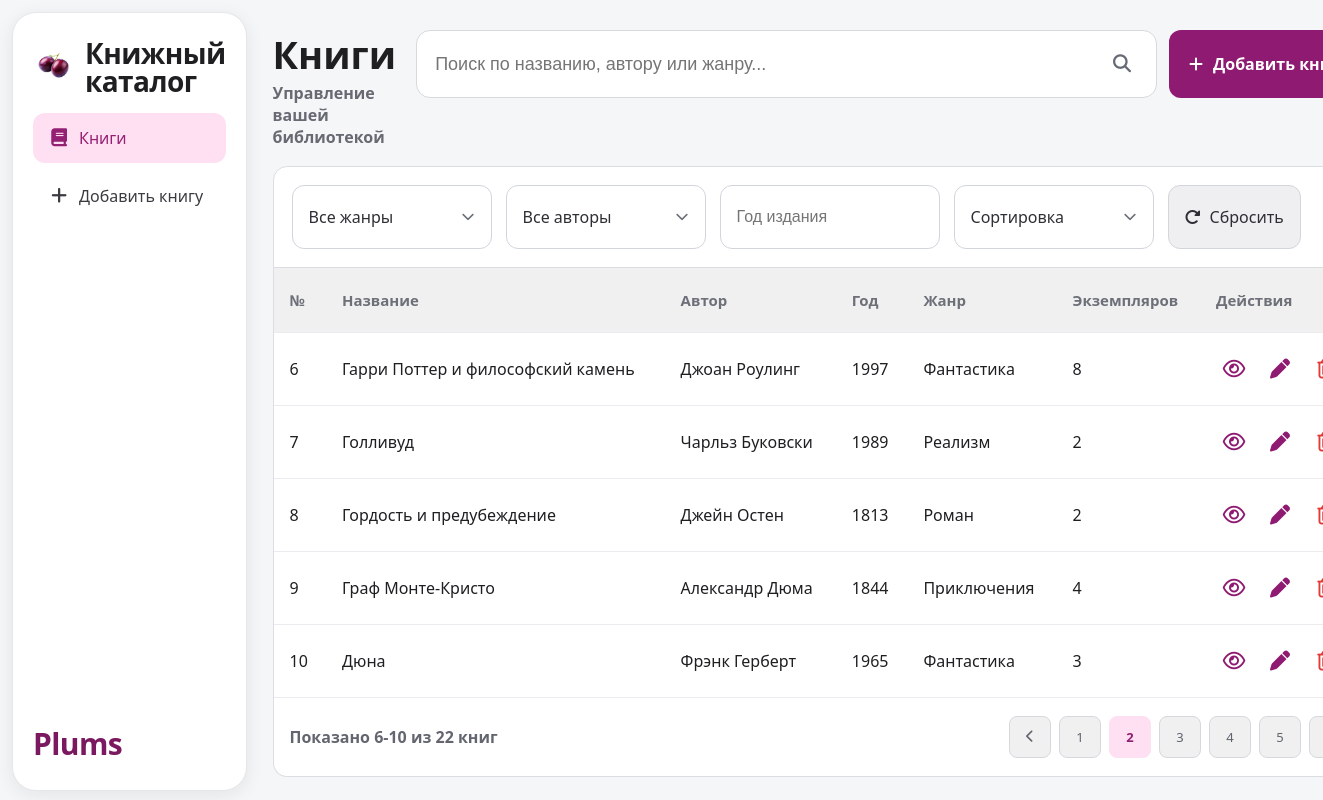
The app's page /?sort=title_asc&page=2 with its own data.
### tables this page shows
CREATE TABLE books (
                id INTEGER PRIMARY KEY AUTOINCREMENT,
                title TEXT NOT NULL,
                author TEXT NOT NULL,
                year INTEGER NOT NULL,
                genre TEXT NOT NULL,
                copies INTEGER NOT NULL DEFAULT 0
            , description TEXT NOT NULL DEFAULT '');

### app.py (the view)
@app.get("/")
def index():
    return render_template("index.html", **build_index_context(request.args))

### app.py (called while the page is built)
@app.template_global()
def filter_url(endpoint: str, filter_query: dict | None = None, **kwargs: Any) -> str:
    params: Dict[str, Any] = dict(filter_query or {})
    params.update(kwargs)
    return url_for(endpoint, **params)

def _ensure_data_dir() -> None:
    DB_FILE.parent.mkdir(parents=True, exist_ok=True)

def get_connection() -> sqlite3.Connection:
    _ensure_data_dir()
    conn = sqlite3.connect(DB_FILE)
    conn.row_factory = sqlite3.Row
    return conn

def _ensure_description_column(conn: sqlite3.Connection) -> None:
    columns = {row["name"] for row in conn.execute("PRAGMA table_info(books)")}
    if "description" not in columns:
        conn.execute("ALTER TABLE books ADD COLUMN description TEXT NOT NULL DEFAULT ''")

def _ensure_copies_table(conn: sqlite3.Connection) -> None:
    conn.execute(
        """
        CREATE TABLE IF NOT EXISTS book_copies (
            id INTEGER PRIMARY KEY AUTOINCREMENT,
            book_id INTEGER NOT NULL,
            copy_num INTEGER NOT NULL,
            inventory_no TEXT NOT NULL,
            status TEXT NOT NULL DEFAULT 'available',
            issued_at TEXT,
            UNIQUE(book_id, copy_num)
        )
        """
    )

def init_db() -> None:
    with get_connection() as conn:
        conn.execute(
            """
            CREATE TABLE IF NOT EXISTS books (
                id INTEGER PRIMARY KEY AUTOINCREMENT,
                title TEXT NOT NULL,
                author TEXT NOT NULL,
                year INTEGER NOT NULL,
                genre TEXT NOT NULL,
                copies INTEGER NOT NULL CHECK (copies >= 0),
                description TEXT NOT NULL DEFAULT ''
            )
            """
        )
        _ensure_description_column(conn)
        _ensure_copies_table(conn)

def load_books() -> List[Book]:
    init_db()
    with get_connection() as conn:
        rows = conn.execute(
            "SELECT id, title, author, year, genre, copies, description FROM books"
        ).fetchall()
    return [
        Book(
            id=row["id"],
            title=row["title"],
            author=row["author"],
            year=row["year"],
            genre=row["genre"],
            copies=row["copies"],
            description=row["description"] or "",
        )
        for row in rows
    ]

def parse_int(value: str, default: int = 0) -> int:
    try:
        return int(value)
    except (TypeError, ValueError):
        return default

### templates/index.html (shortened to what this page needs)
{% extends "base.html" %}
{% block content %}
<div class="top-bar">
  <div class="top-title">
    <h1>Книги</h1>
    <p>Управление вашей библиотекой</p>
  </div>
  <div class="top-actions">
    <form class="search-form" method="get" action="{{ url_for('index') }}">
      <input
        type="text"
        name="q"
        class="search-input"
        placeholder="Поиск по названию, автору или жанру..."
        value="{{ filters.q }}"
      />
      <button type="submit" class="icon-btn" aria-label="Искать">
        <i class="fa-solid fa-magnifying-glass"></i>
      </button>
    </form>
    <a class="add-btn" href="{{ url_for('new_book') }}">
      <i class="fa-solid fa-plus"></i>
      Добавить книгу
    </a>
  </div>
</div>
<form class="filters" method="get" action="{{ url_for('index') }}" id="filters-form">
  <div class="filter-dropdown" data-filter="genre">
    <button type="button" class="filter-dropdown-trigger" aria-expanded="false">
      <span class="filter-dropdown-text">{{ filters.genre if filters.genre else 'Все жанры' }}</span>
      <i class="fa-solid fa-chevron-down"></i>
    </button>
  </div>
  <div class="filter-dropdown" data-filter="author">
    <button type="button" class="filter-dropdown-trigger" aria-expanded="false">
      <span class="filter-dropdown-text">{{ filters.author if filters.author else 'Все авторы' }}</span>
      <i class="fa-solid fa-chevron-down"></i>
    </button>
  </div>
  <input type="text" name="year" placeholder="Год издания" value="{{ filters.year }}" />
  <div class="filter-dropdown" data-filter="sort">
    <button type="button" class="filter-dropdown-trigger" aria-expanded="false">
      <span class="filter-dropdown-text">Сортировка</span>
      <i class="fa-solid fa-chevron-down"></i>
    </button>
  </div>
  <a class="reset-btn" href="{% if filters.q %}{{ url_for('index', q=filters.q) }}{% else %}{{ url_for('index') }}{% endif %}">
    <i class="fa-solid fa-rotate-right"></i>Сбросить
  </a>
</form>
<div class="table-container">
  {% if books %}
  <table>
    <thead>
      <tr>
        <th>№</th>
        <th>Название</th>
        <th>Автор</th>
        <th>Год</th>
        <th>Жанр</th>
        <th>Экземпляров</th>
        <th>Действия</th>
      </tr>
    </thead>
    <tbody>
      {% for book in books %}
      <tr>
        <td>{{ pagination.start + loop.index0 }}</td>
        <td>{{ book.title }}</td>
        <td>{{ book.author }}</td>
        <td>{{ book.year }}</td>
        <td>{{ book.genre }}</td>
        <td>{{ book.copies }}</td>
        <td class="actions">
          <a href="{{ filter_url('view_book', filter_query, book_id=book.id) }}" title="Просмотр"><i class="fa-regular fa-eye"></i></a>
          <a href="{{ filter_url('edit_book', filter_query, book_id=book.id) }}" title="Редактировать"><i class="fa-solid fa-pen"></i></a>
          <a href="{{ filter_url('confirm_delete_book', filter_query, book_id=book.id) }}" title="Удалить" class="delete-link"><i class="fa-regular fa-trash-can"></i></a>
        </td>
      </tr>
      {% endfor %}
    </tbody>
  </table>
  <div class="pagination">
    <span>Показано {{ pagination.start }}-{{ pagination.end }} из {{ pagination.total_books }} книг</span>
    <div class="pages">
      {% if pagination.has_prev %}
      <a href="{{ filter_url('index', filter_query, page=pagination.page - 1) }}">
        <i class="fa-solid fa-chevron-left"></i>
      </a>
      {% else %}
      <span class="page-disabled"><i class="fa-solid fa-chevron-left"></i></span>
      {% endif %}
      {% for p in range(1, pagination.total_pages + 1) %}
      <a href="{{ filter_url('index', filter_query, page=p) }}" class="{% if p == pagination.page %}active-page{% endif %}">
        {{ p }}
      </a>
      {% endfor %}
      {% if pagination.has_next %}
      <a href="{{ filter_url('index', filter_query, page=pagination.page + 1) }}">
      </a>
      {% else %}
      <span class="page-disabled"><i class="fa-solid fa-chevron-right"></i></span>
      {% endif %}
    </div>
  </div>
  {% endif %}
</div>
{% endblock %}

### static/styles.css (style rules this page uses)
* { margin: 0; padding: 0; box-sizing: border-box; }
body { font-family: "Segoe UI", Arial, sans-serif; background: #f5f6f8; color: #1f1f22; font-size: 16px; }
.top-bar { display: flex; justify-content: space-between; align-items: flex-start; margin-bottom: 18px; gap: 20px; }
.top-title { margin-top: 4px; }
.top-bar h1 { font-size: 38px; line-height: 1.1; margin-bottom: 6px; }
.top-bar p { color: #676a72; font-size: 16px; font-weight: 600; }
.top-actions { display: flex; align-items: stretch; gap: 12px; }
.search-form { width: min(920px, 56vw); height: 68px; border: 1px solid #d8d9df; border-radius: 14px; background: #fff; display: flex; align-items: center; padding: 0 10px 0 18px; }
.search-form input { flex: 1; border: none; font-size: 18px; background: transparent; color: #2e2f35; }
.icon-btn { height: 48px; width: 48px; border: none; background: transparent; color: #666a74; cursor: pointer; font-size: 18px; flex-shrink: 0; }
.add-btn { background: #8f1a71; color: #fff; border: none; border-radius: 12px; padding: 0 20px; min-height: 68px; font-size: 16px; font-weight: 700; cursor: pointer; display: inline-flex; align-items: center; gap: 10px; text-decoration: none; white-space: nowrap; }
.filters { background: #fff; padding: 18px; border-radius: 14px 14px 0 0; display: flex; gap: 14px; margin-bottom: 0; border: 1px solid #dbdde2; flex-wrap: wrap; }
.filters input, .filter-dropdown-trigger, .apply-btn, .reset-btn { min-height: 64px; padding: 12px 16px; border-radius: 12px; border: 1px solid #d3d5dc; background: #fff; font-size: 16px; color: #2d2f35; }
.filters input { min-width: 220px; width: 220px; }
.filter-dropdown { position: relative; min-width: 200px; }
.filter-dropdown-trigger { width: 100%; min-width: 200px; display: inline-flex; align-items: center; justify-content: space-between; gap: 12px; cursor: pointer; font-family: inherit; white-space: nowrap; }
.filter-dropdown-trigger i { font-size: 13px; color: #6d7078; transition: transform 0.2s; }
.reset-btn { text-decoration: none; display: inline-flex; align-items: center; gap: 9px; background: #efeff2; cursor: pointer; }
.table-container { background: #fff; border-radius: 0 0 14px 14px; overflow: hidden; border: 1px solid #dbdde2; border-top: none; }
table { width: 100%; border-collapse: collapse; }
thead { background: #f0f0f1; }
th, td { padding: 22px 16px; text-align: left; font-size: 16px; }
th { color: #6d7078; font-size: 15px; font-weight: 600; }
tbody tr { border-top: 1px solid #ececf0; }
.actions { display: flex; align-items: center; gap: 10px; }
.actions a { color: #8f1a71; text-decoration: none; font-size: 20px; width: 36px; text-align: center; }
.actions a.delete-link { color: #e53935; }
.danger-btn, .delete-link { background: transparent; color: #e53935; border: none; font-size: 22px; padding: 4px; cursor: pointer; text-decoration: none; display: inline-flex; align-items: center; justify-content: center; width: 36px; }
.pagination { display: flex; justify-content: space-between; align-items: center; padding: 18px 16px; border-top: 1px solid #ececf0; }
.pagination span { color: #63666f; font-size: 16px; font-weight: 600; }
.pages { display: flex; gap: 8px; align-items: center; }
.pages a, .page-disabled { width: 42px; height: 42px; border: 1px solid #d7d8de; border-radius: 8px; background: #f0f0f1; display: inline-flex; align-items: center; justify-content: center; text-decoration: none; cursor: pointer; font-size: 13px; color: #5f636b; }
.active-page { background: #ffdff2 !important; color: #902172 !important; font-weight: bold; border-color: #ffdff2 !important; }

### records on screen
books: start "6", title "Гарри Поттер и философский камень", author "Джоан Роулинг", year "1997", genre "Фантастика", copies "8"
books: start "7", title "Голливуд", author "Чарльз Буковски", year "1989", genre "Реализм", copies "2"
books: start "8", title "Гордость и предубеждение", author "Джейн Остен", year "1813", genre "Роман", copies "2"
books: start "9", title "Граф Монте-Кристо", author "Александр Дюма", year "1844", genre "Приключения", copies "4"
books: start "10", title "Дюна", author "Фрэнк Герберт", year "1965", genre "Фантастика", copies "3"

### other values on screen
{{ filters.genre if filters.genre else 'Все жанры' }} "Все жанры"
{{ filters.author if filters.author else 'Все авторы' }} "Все авторы"
{{ pagination.start }} "6"
{{ pagination.end }} "10"
{{ pagination.total_books }} "22"
{{ p }} "1" "2" "3" "4" "5"
